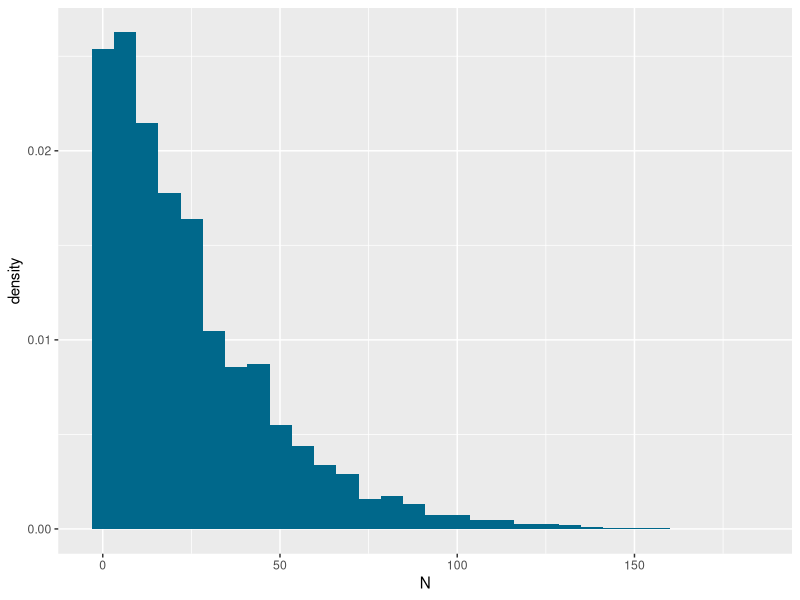
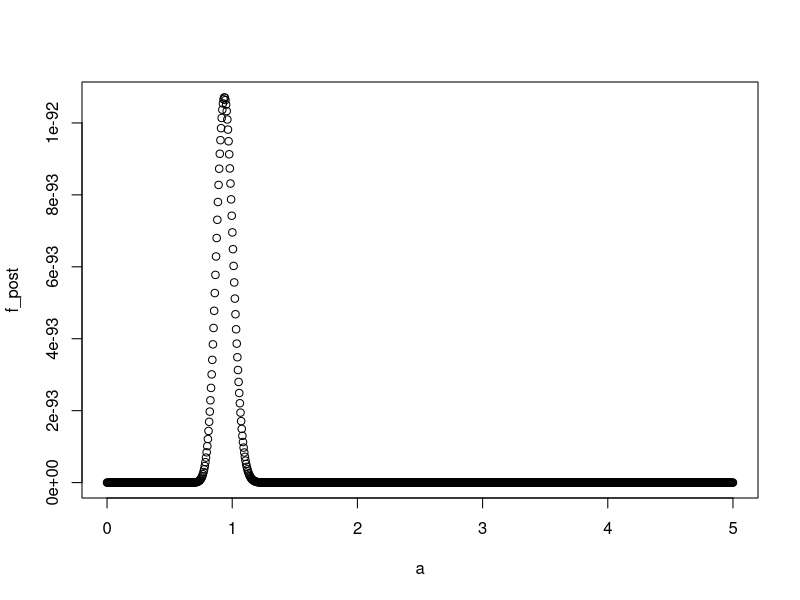

Write the R code that produced these figures, in order.
rm(list = ls())
library(ggplot2)


#### Question 1 ####

#les notations:
#t_interval: les étudiants arrivent à la cantine selon un processus de Poisson de paramètre 1, i.e. l'intervalle du temps où deux étudiants arrivent suit une loi exponentielle de paramètre 1

#t_arrival: les temps où les étudiants arrivent

#t_servi: suit une loi exponentielle de moyenne 0.75, i.e. la loi exponentielle de paramètre 4/3

# caculate waiting time for each student and simulate

set.seed(1)

nSim = 10000



N = numeric(nSim)

  for(i in (1: nSim)){
    n = 200
    t = 1
    sum_t_interval = 0
    sum_t_servi = 0
    t_wait = numeric(n)
    t_wait[1] = 0
    while(t < n){
      t_interval = rexp(1)
      t_servi = rexp(1, rate = 4/3)
      sum_t_interval = sum_t_interval + t_interval
      sum_t_servi = sum_t_servi + t_servi
      if(sum_t_interval < sum_t_servi){
        t_wait[t+1] = sum_t_servi - sum_t_interval
      }
      else{
        sum_t_servi = sum_t_interval
        t_wait[t+1] = 0
      }
      t = t + 1
    }
    N[i] = sum(t_wait > 5)
  }
   

# encadrer l'erreur pour constuire l'intervalle de confiance (ici au niveau 5%) 
  E_N = mean(N)
  e = qnorm(0.975)*sqrt(var(N))/sqrt(nSim) 


# la loi de N approximativement
ggplot(data=as.data.frame(N))+
  geom_histogram(aes(x=N, y=..density..),fill='deepskyblue4')


#### Question 3 ####

# we imagine that t_interval_obs are our observation values of t_interval of students
t_interval_obs <- rexp(199)

# we assume the prior distribution of unknown parameter is a uniform distribution, and we set the interval of this distribution
a <- seq(0, 5, length.out = 1000)
f_post = numeric()

for (i in (1:1000) ){
      theta = a[i]
      #use bayesian formule to calculate the posterior probability density
      f_post[i] = theta^199*exp(-theta*(sum(t_interval_obs)))} 
 
# find out at which parameter, the posterior proba density is the highest.
plot(a, f_post)
print(a[which.max(f_post)])






